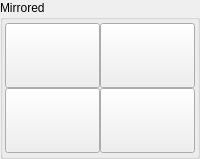
                <widget class="QGroupBox" name="groupBox">
                 <property name="title">
                  <string>Mirrored</string>
                 </property>
                 <layout class="QGridLayout" name="gridLayout_4" rowstretch="0,0" rowminimumheight="65,65" columnminimumwidth="65,65">
                  <property name="leftMargin">
                   <number>2</number>
                  </property>
                  <property name="topMargin">
                   <number>3</number>
                  </property>
                  <property name="rightMargin">
                   <number>2</number>
                  </property>
                  <property name="bottomMargin">
                   <number>3</number>
                  </property>
                  <property name="spacing">
                   <number>0</number>
                  </property>
                  <item row="0" column="0">
                   <widget class="QPushButton" name="probe_p_angle_x_plus">
                    <property name="sizePolicy">
                     <sizepolicy hsizetype="Preferred" vsizetype="Preferred">
                      <horstretch>0</horstretch>
                      <verstretch>0</verstretch>
                     </sizepolicy>
                    </property>
                    <property name="text">
                     <string/>
                    </property>
                    <property name="function" stdset="0">
                     <string>mdi</string>
                    </property>
                    <property name="command" stdset="0">
                     <string>o&lt;p_angle_x_plus&gt; call</string>
                    </property>
                   </widget>
                  </item>
                  <item row="0" column="1">
                   <widget class="QPushButton" name="probe_p_angle_y_minus">
                    <property name="sizePolicy">
                     <sizepolicy hsizetype="Preferred" vsizetype="Preferred">
                      <horstretch>0</horstretch>
                      <verstretch>0</verstretch>
                     </sizepolicy>
                    </property>
                    <property name="text">
                     <string/>
                    </property>
                    <property name="function" stdset="0">
                     <string>mdi</string>
                    </property>
                    <property name="command" stdset="0">
                     <string>o&lt;p_angle_y_minus&gt; call</string>
                    </property>
                   </widget>
                  </item>
                  <item row="1" column="0">
                   <widget class="QPushButton" name="probe_p_angle_y_plus">
                    <property name="sizePolicy">
                     <sizepolicy hsizetype="Preferred" vsizetype="Preferred">
                      <horstretch>0</horstretch>
                      <verstretch>0</verstretch>
                     </sizepolicy>
                    </property>
                    <property name="text">
                     <string/>
                    </property>
                    <property name="function" stdset="0">
                     <string>mdi</string>
                    </property>
                    <property name="command" stdset="0">
                     <string>o&lt;p_angle_y_plus&gt;  call</string>
                    </property>
                   </widget>
                  </item>
                  <item row="1" column="1">
                   <widget class="QPushButton" name="probe_p_angle_x_minus">
                    <property name="sizePolicy">
                     <sizepolicy hsizetype="Preferred" vsizetype="Preferred">
                      <horstretch>0</horstretch>
                      <verstretch>0</verstretch>
                     </sizepolicy>
                    </property>
                    <property name="text">
                     <string/>
                    </property>
                    <property name="function" stdset="0">
                     <string>mdi</string>
                    </property>
                    <property name="command" stdset="0">
                     <string>o&lt;p_angle_x_minus&gt;  call</string>
                    </property>
                   </widget>
                  </item>
                 </layout>
                </widget>
